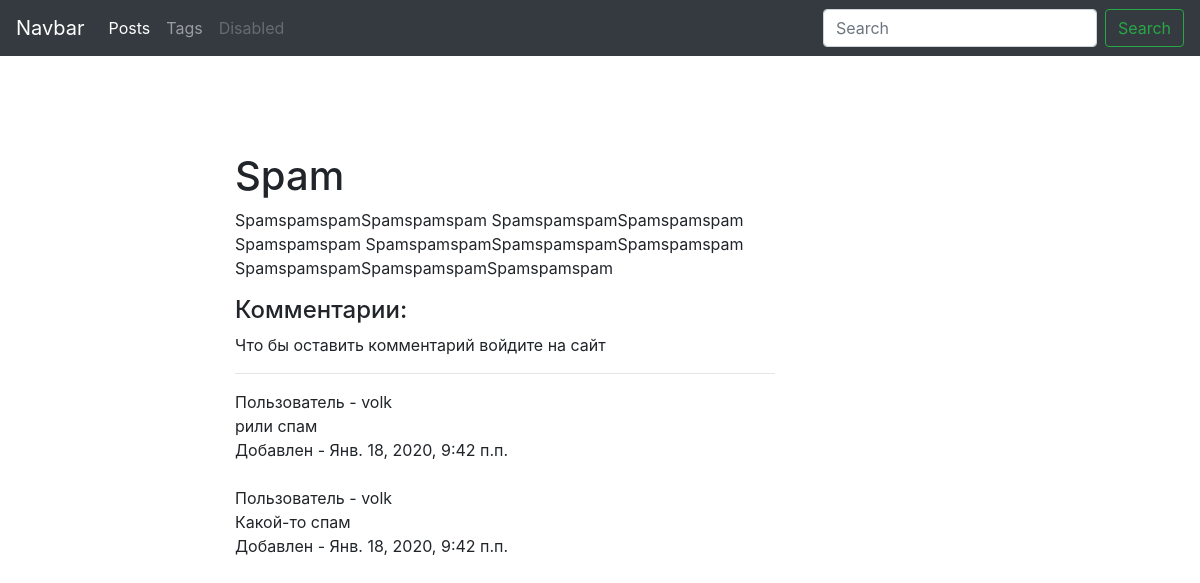
The page /blog/post/spam/ on the database its author committed.
### blog/models.py (models this page shows, shortened)
class Post(models.Model):
    author = models.ForeignKey(
        User,
        verbose_name='Автор',
        on_delete=models.SET_NULL,
        null=True,
        blank=True
    )
    title = models.CharField('Заголовок', max_length=50, db_index=True)
    slug = models.SlugField('url', max_length=50, unique=True, blank=True)
    body = models.TextField('Тело', blank=True, db_index=True)
    pub_date = models.DateTimeField('Дата публикации', auto_now_add=True)
    tags = models.ManyToManyField('Tag', blank=True, related_name='posts', verbose_name='Тег')
    image = models.ImageField('Изображение', upload_to='post/', null=True, blank=True)
    published = models.BooleanField('Опубликовать?', default=True)
    viewed = models.PositiveIntegerField('Просмотернно', default=0)
    class Meta:
        ordering = ['-pub_date']
        verbose_name = 'Пост'
        verbose_name_plural = 'Посты'

class Comment(models.Model):
    body = models.TextField('Комментарий')
    create_date = models.DateTimeField('Дата создания', auto_now=True)
    moderation = models.BooleanField(default=True)
    post = models.ForeignKey(
        Post,
        verbose_name='Пост',
        on_delete=models.CASCADE,
        related_name='comments'
    )
    author = models.ForeignKey(
        User,
        verbose_name='Автор',
        on_delete=models.CASCADE
    )
    class Meta:
        ordering = ['-create_date']
        verbose_name = 'Комментарий'
        verbose_name_plural = 'Комментарии'

### blog/views.py (the view, shortened to what this page needs)
# urls.py: path('post/<str:slug>/', PostDetail.as_view(), name='post_detail_url'),
class PostDetail(ObjectDetailMixin, View):
    model = Post
    template = 'blog/post_detail.html'
    model_form = CommentForm
    raise_exception = True

### blog/forms.py
class CommentForm(forms.ModelForm):
    class Meta:
        model = Comment
        fields = ['body']
        widgets = {
            'body': forms.Textarea(attrs={'class': 'form-control'})
        }

### blog/utils.py (called while the page is built)
    def get(self, request, slug):
        obj = get_object_or_404(self.model, slug__iexact=slug, published=True)
        context = {
            self.model.__name__.lower(): obj,
            'admin_object': obj,
            'detail': True,
        }
        if self.model_form:
            form = self.model_form()
            context['form'] = form
        return render(request, self.template, context)

### blog/templates/blog/post_detail.html (shortened to what this page needs)
{% extends 'blog/base_blog.html' %}
{% block content %}
    <h1 class="mt-5">
        {{ post.title }}
    </h1>
    <div class="box">
        <p>
            {{ post.body }}
        </p>
    </div>
    <h4>Комментарии:</h4>
    {% if user.is_authenticated %}
        <form action="" method="post">
            {% csrf_token %}
            {% for field in form %}
                <div class="form-group">
                    {{ field }}
                </div>
            {% endfor %}
            <button class="btn btn-dark" type="submit" name="button">Отправить</button>
        </form>
    {% else %}
        <p>Что бы оставить комментарий войдите на сайт</p>
    {% endif %}
    <hr>
    {% for comment in post.comments.all %}
        Пользователь - {{ comment.author }}<br>
        {{ comment.body }} <br>
        Добавлен - {{ comment.create_date }}<br><br>
    {% endfor %}
{% endblock %}

### rows shown on the page
Post: title "Spam", body "SpamspamspamSpamspamspam SpamspamspamSpamspamspam Spamspamspam SpamspamspamSpamspamspamSpamspamspam SpamspamspamSpamspamspamSpamspamspam"
Comment: author "volk", body "рили спам", create_date "Янв. 18, 2020, 9:42 п.п."
Comment: author "volk", body "Какой-то спам", create_date "Янв. 18, 2020, 9:42 п.п."
